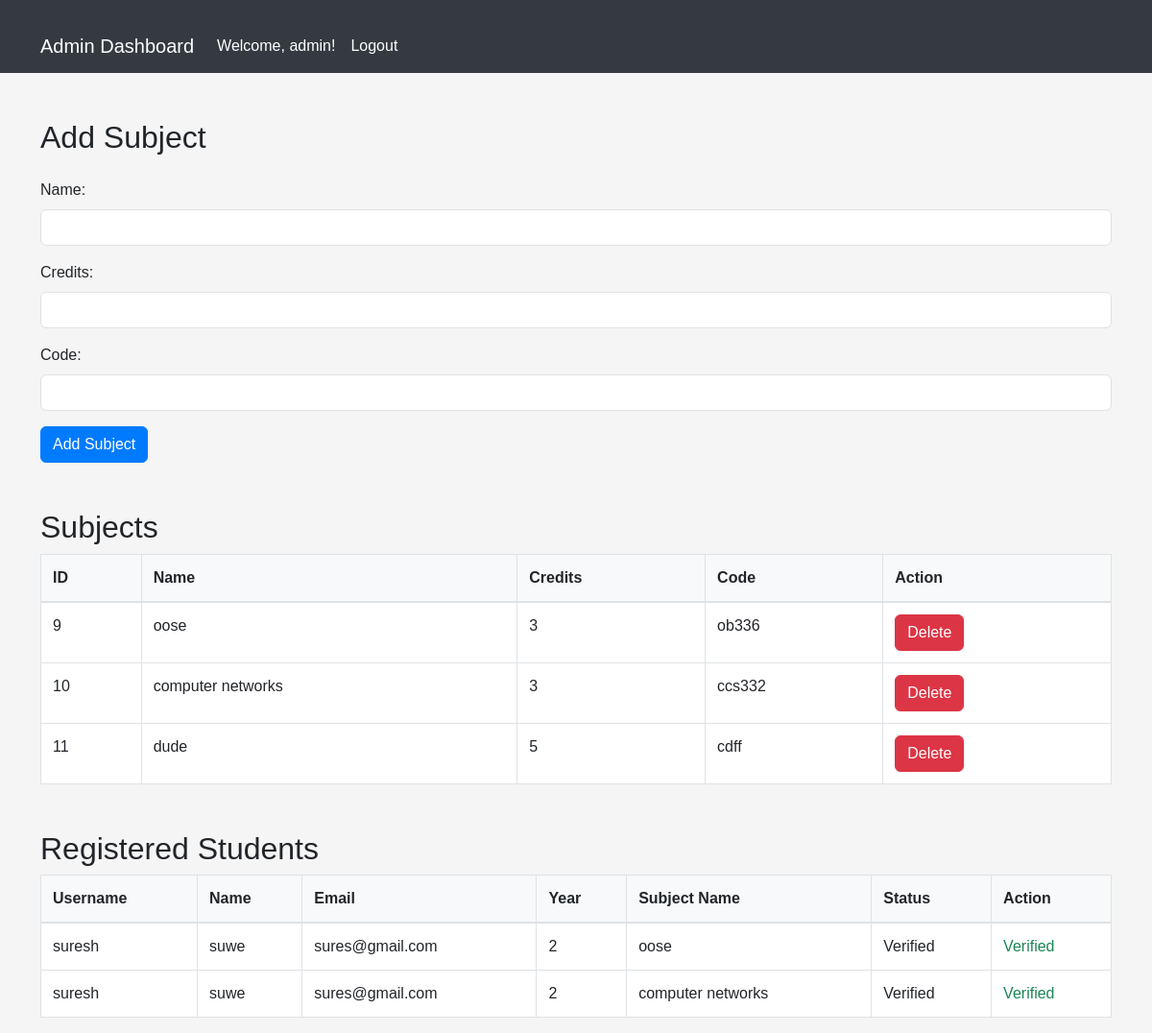
/admin_dashboard (signed in), run on the app's committed database.
### tables this page shows
CREATE TABLE subjects
             (id INTEGER PRIMARY KEY AUTOINCREMENT, 
              name TEXT, 
              credits INTEGER,
              code TEXT);

CREATE TABLE exam_registrations
             (id INTEGER PRIMARY KEY AUTOINCREMENT,
              user_id INTEGER,
              subject_id INTEGER,
              registration_date TIMESTAMP DEFAULT CURRENT_TIMESTAMP,
              status TEXT DEFAULT 'Pending',  -- Add status column with default value
              FOREIGN KEY(user_id) REFERENCES users(id),
              FOREIGN KEY(subject_id) REFERENCES subjects(id));

CREATE TABLE users
             (id INTEGER PRIMARY KEY AUTOINCREMENT, 
              username TEXT, 
              password TEXT,
              name TEXT,
              dob DATE,
              phone TEXT,
              email TEXT,
              year INTEGER,
              semester INTEGER,
              is_admin BOOLEAN DEFAULT 0);

### app.py (the view)
@app.route('/admin_dashboard')
def admin_dashboard():
    if 'username' in session and session.get('is_admin', False):
        conn = sqlite3.connect('users.db')
        c = conn.cursor()
        c.execute("SELECT * FROM subjects")
        subjects = c.fetchall()
        c.execute('''SELECT  users.username, users.name, users.email, users.year, subjects.name, exam_registrations.id, exam_registrations.status
                     FROM users
                     JOIN exam_registrations ON users.id = exam_registrations.user_id
                     JOIN subjects ON exam_registrations.subject_id = subjects.id''')
        registered_students = c.fetchall()
        conn.close()
        return render_template('admin_dashboard.html', username=session['username'], subjects=subjects, registered_students=registered_students)
    else:
        return redirect('/admin_login')

### templates/admin_dashboard.html (shortened to what this page needs)
 <!DOCTYPE html>
<html lang="en">
<head>
    <link href="https://cdn.jsdelivr.net/npm/bootstrap@5.3.0-alpha1/dist/css/bootstrap.min.css" rel="stylesheet">
</head>
<body>
    <nav class="navbar navbar-expand-lg navbar-dark bg-dark">
        <div class="container">
            <a class="navbar-brand" href="#">Admin Dashboard</a>
            <div class="collapse navbar-collapse" id="navbarNav">
                <ul class="navbar-nav">
                    <li class="nav-item">
                        <a class="nav-link active" href="#">Welcome, {{ username }}!</a>
                    </li>
                    <li class="nav-item">
                        <a class="nav-link" href="/logout">Logout</a>
                    </li>
                </ul>
            </div>
        </div>
    </nav>
    <div class="container mt-5">
        <h2 class="mb-4">Add Subject</h2>
        <form action="/add_subject" method="POST">
            <div class="mb-3">
                <label for="name" class="form-label">Name:</label>
                <input type="text" class="form-control" id="name" name="name" required>
            </div>
            <div class="mb-3">
                <label for="credits" class="form-label">Credits:</label>
                <input type="number" class="form-control" id="credits" name="credits" required>
            </div>
            <div class="mb-3">
                <label for="code" class="form-label">Code:</label>
                <input type="text" class="form-control" id="code" name="code" required>
            </div>
            <button type="submit" class="btn btn-primary">Add Subject</button>
        </form>
        <h2 class="mt-5">Subjects</h2>
        <table class="table table-bordered">
            <thead>
                <tr>
                    <th>ID</th>
                    <th>Name</th>
                    <th>Credits</th>
                    <th>Code</th>
                    <th>Action</th>
                </tr>
            </thead>
            <tbody>
                {% for subject in subjects %}
                    <tr>
                        <td>{{ subject[0] }}</td>
                        <td>{{ subject[1] }}</td>
                        <td>{{ subject[2] }}</td>
                        <td>{{ subject[3] }}</td>
                        <td>
                            <form action="/delete_subject/{{ subject[0] }}" method="POST">
                                <button type="submit" class="btn btn-danger">Delete</button>
                            </form>
                        </td>
                    </tr>
                {% endfor %}
            </tbody>
        </table>
        <h2 class="mt-5">Registered Students</h2>
        <table class="table table-bordered">
            <thead>
                <tr>
                    <th>Username</th>
                    <th>Name</th>
                    <th>Email</th>
                    <th>Year</th>
                    <th>Subject Name</th>
                    <th>Status</th>
                    <th>Action</th>
                </tr>
            </thead>
            <tbody>
                {% for student in registered_students %}
                    <tr>
                        <td>{{ student[0] }}</td>
                        <td>{{ student[1] }}</td>
                        <td>{{ student[2] }}</td>
                        <td>{{ student[3] }}</td>
                        <td>{{ student[4] }}</td>
                        <td>{{ student[6] }}</td>
                        <td>
                            {% if student[6] != "Verified" %}
                                <form action="/verify_registration/{{ student[5] }}" method="POST">
                                    <button type="submit" class="btn btn-success">Verify</button>
                                </form>
                            {% else %}
                                <span class="text-success">Verified</span>
                            {% endif %}
                        </td>
                    </tr>
                {% endfor %}
            </tbody>
        </table>
    </div>
</body>
</html>

### templates/admin_dashboard.html (style rules this page uses)
body { font-family: Arial, sans-serif; background-color: #f5f5f5; margin: 0; padding: 0; }
.navbar { background-color: #343a40 !important; color: #fff; }
.navbar-brand, .nav-link { color: #fff !important; }
.container { margin-top: 20px; }
.table { width: 100%; margin-bottom: 1rem; color: #212529; }
.table th, .table td { padding: .75rem; vertical-align: top; border-top: 1px solid #dee2e6; }
.table thead th { vertical-align: bottom; border-bottom: 2px solid #dee2e6; background-color: #f8f9fa; }
.table-bordered { border: 1px solid #dee2e6; }
.table-bordered th, .table-bordered td { border: 1px solid #dee2e6; }
.table-bordered thead th, .table-bordered thead td { border-bottom-width: 2px; }
.btn-primary { color: #fff; background-color: #007bff; border-color: #007bff; }
.btn-danger { color: #fff; background-color: #dc3545; border-color: #dc3545; }

### data on the page
subjects: id "9", name "oose", credits "3", code "ob336"
subjects: id "10", name "computer networks", credits "3", code "ccs332"
subjects: id "11", name "dude", credits "5", code "cdff"
exam_registrations: username "suresh", name "suwe", email "sures@gmail.com", year "2", name "oose", status "Verified"
exam_registrations: username "suresh", name "suwe", email "sures@gmail.com", year "2", name "computer networks", status "Verified"

### other printed values
{{ username }} "admin"
